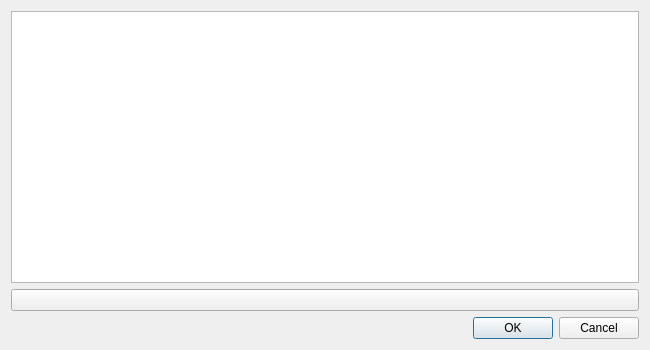
<?xml version="1.0" encoding="UTF-8"?>
<ui version="4.0">
 <class>CKnowledgeBoxClass</class>
 <widget class="QDialog" name="CKnowledgeBoxClass">
  <property name="geometry">
   <rect>
    <x>0</x>
    <y>0</y>
    <width>650</width>
    <height>350</height>
   </rect>
  </property>
  <property name="sizePolicy">
   <sizepolicy hsizetype="Fixed" vsizetype="Fixed">
    <horstretch>0</horstretch>
    <verstretch>0</verstretch>
   </sizepolicy>
  </property>
  <property name="minimumSize">
   <size>
    <width>400</width>
    <height>350</height>
   </size>
  </property>
  <property name="maximumSize">
   <size>
    <width>800</width>
    <height>600</height>
   </size>
  </property>
  <property name="windowTitle">
   <string>Knowledge Box</string>
  </property>
  <property name="locale">
   <locale language="English" country="UnitedKingdom"/>
  </property>
  <layout class="QVBoxLayout" name="verticalLayout">
   <item>
    <widget class="QTableWidget" name="entriesTable">
     <property name="sizePolicy">
      <sizepolicy hsizetype="Expanding" vsizetype="Expanding">
       <horstretch>0</horstretch>
       <verstretch>1</verstretch>
      </sizepolicy>
     </property>
     <property name="editTriggers">
      <set>QAbstractItemView::DoubleClicked</set>
     </property>
     <property name="alternatingRowColors">
      <bool>true</bool>
     </property>
     <property name="selectionMode">
      <enum>QAbstractItemView::NoSelection</enum>
     </property>
     <property name="showGrid">
      <bool>false</bool>
     </property>
     <attribute name="horizontalHeaderVisible">
      <bool>false</bool>
     </attribute>
     <attribute name="verticalHeaderVisible">
      <bool>false</bool>
     </attribute>
    </widget>
   </item>
   <item>
    <widget class="QPushButton" name="addButton">
     <property name="text">
      <string/>
     </property>
     <property name="icon">
      <iconset resource="res/knowledgebox_resources.qrc">
       <normaloff>:/list-add.png</normaloff>:/list-add.png</iconset>
     </property>
    </widget>
   </item>
   <item>
    <widget class="QDialogButtonBox" name="buttonBox">
     <property name="standardButtons">
      <set>QDialogButtonBox::Cancel|QDialogButtonBox::Ok</set>
     </property>
    </widget>
   </item>
  </layout>
 </widget>
 <layoutdefault spacing="6" margin="11"/>
 <resources>
  <include location="res/knowledgebox_resources.qrc"/>
 </resources>
 <connections>
  <connection>
   <sender>buttonBox</sender>
   <signal>rejected()</signal>
   <receiver>CKnowledgeBoxClass</receiver>
   <slot>reject()</slot>
   <hints>
    <hint type="sourcelabel">
     <x>199</x>
     <y>277</y>
    </hint>
    <hint type="destinationlabel">
     <x>199</x>
     <y>149</y>
    </hint>
   </hints>
  </connection>
 </connections>
</ui>
